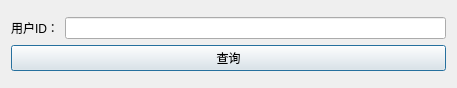
<?xml version="1.0" encoding="UTF-8"?>
<ui version="4.0">
 <class>searchUsr</class>
 <widget class="QDialog" name="searchUsr">
  <property name="geometry">
   <rect>
    <x>0</x>
    <y>0</y>
    <width>457</width>
    <height>88</height>
   </rect>
  </property>
  <property name="windowTitle">
   <string>查找用户</string>
  </property>
  <layout class="QVBoxLayout" name="verticalLayout_2">
   <item>
    <layout class="QVBoxLayout" name="verticalLayout">
     <item>
      <layout class="QHBoxLayout" name="horizontalLayout">
       <item>
        <widget class="QLabel" name="label">
         <property name="text">
          <string>用户ID：</string>
         </property>
        </widget>
       </item>
       <item>
        <widget class="QLineEdit" name="searchUsrIDLineEdit"/>
       </item>
      </layout>
     </item>
     <item>
      <widget class="QPushButton" name="searchBtn">
       <property name="text">
        <string>查询</string>
       </property>
      </widget>
     </item>
    </layout>
   </item>
  </layout>
 </widget>
 <resources/>
 <connections/>
</ui>
